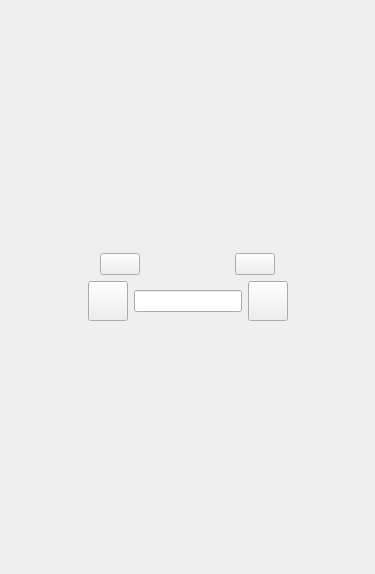
<?xml version="1.0" encoding="UTF-8"?>
<ui version="4.0">
 <class>singleMode</class>
 <widget class="QWidget" name="singleMode">
  <property name="geometry">
   <rect>
    <x>0</x>
    <y>0</y>
    <width>375</width>
    <height>574</height>
   </rect>
  </property>
  <property name="windowTitle">
   <string>Form</string>
  </property>
  <layout class="QVBoxLayout" name="verticalLayout_2">
   <item>
    <layout class="QVBoxLayout" name="verticalLayout" stretch="5,1">
     <item>
      <layout class="QHBoxLayout" name="sliders_hl">
       <item>
        <spacer name="horizontalSpacer">
         <property name="orientation">
          <enum>Qt::Horizontal</enum>
         </property>
         <property name="sizeHint" stdset="0">
          <size>
           <width>40</width>
           <height>20</height>
          </size>
         </property>
        </spacer>
       </item>
       <item>
        <widget class="xqt::gainCtrl" name="gain_ctrl"/>
       </item>
       <item>
        <spacer name="horizontalSpacer_2">
         <property name="orientation">
          <enum>Qt::Horizontal</enum>
         </property>
         <property name="sizeHint" stdset="0">
          <size>
           <width>40</width>
           <height>20</height>
          </size>
         </property>
        </spacer>
       </item>
       <item>
        <widget class="xqt::gainCtrl" name="mc_ctrl"/>
       </item>
       <item>
        <spacer name="horizontalSpacer_4">
         <property name="orientation">
          <enum>Qt::Horizontal</enum>
         </property>
         <property name="sizeHint" stdset="0">
          <size>
           <width>40</width>
           <height>20</height>
          </size>
         </property>
        </spacer>
       </item>
      </layout>
     </item>
     <item>
      <layout class="QHBoxLayout" name="horizontalLayout">
       <item>
        <spacer name="horizontalSpacer_5">
         <property name="orientation">
          <enum>Qt::Horizontal</enum>
         </property>
         <property name="sizeHint" stdset="0">
          <size>
           <width>40</width>
           <height>20</height>
          </size>
         </property>
        </spacer>
       </item>
       <item>
        <widget class="QPushButton" name="mode_m">
         <property name="sizePolicy">
          <sizepolicy hsizetype="MinimumExpanding" vsizetype="MinimumExpanding">
           <horstretch>1</horstretch>
           <verstretch>1</verstretch>
          </sizepolicy>
         </property>
         <property name="minimumSize">
          <size>
           <width>40</width>
           <height>40</height>
          </size>
         </property>
         <property name="maximumSize">
          <size>
           <width>40</width>
           <height>40</height>
          </size>
         </property>
         <property name="focusPolicy">
          <enum>Qt::NoFocus</enum>
         </property>
         <property name="text">
          <string/>
         </property>
         <property name="icon">
          <iconset resource="../../resources/magaox.qrc">
           <normaloff>:/icons/arrow_left_128.png</normaloff>
           <disabledoff>:/icons/arrow_left_dark_128.png</disabledoff>:/icons/arrow_left_128.png</iconset>
         </property>
        </widget>
       </item>
       <item>
        <widget class="xqt::statusEntry" name="mode_n"/>
       </item>
       <item>
        <widget class="QPushButton" name="mode_p">
         <property name="sizePolicy">
          <sizepolicy hsizetype="MinimumExpanding" vsizetype="MinimumExpanding">
           <horstretch>1</horstretch>
           <verstretch>1</verstretch>
          </sizepolicy>
         </property>
         <property name="minimumSize">
          <size>
           <width>40</width>
           <height>40</height>
          </size>
         </property>
         <property name="maximumSize">
          <size>
           <width>40</width>
           <height>40</height>
          </size>
         </property>
         <property name="focusPolicy">
          <enum>Qt::NoFocus</enum>
         </property>
         <property name="text">
          <string/>
         </property>
         <property name="icon">
          <iconset resource="../../resources/magaox.qrc">
           <normaloff>:/icons/arrow_right_128.png</normaloff>
           <disabledoff>:/icons/arrow_right_dark_128.png</disabledoff>:/icons/arrow_right_128.png</iconset>
         </property>
        </widget>
       </item>
       <item>
        <spacer name="horizontalSpacer_3">
         <property name="orientation">
          <enum>Qt::Horizontal</enum>
         </property>
         <property name="sizeHint" stdset="0">
          <size>
           <width>40</width>
           <height>20</height>
          </size>
         </property>
        </spacer>
       </item>
      </layout>
     </item>
    </layout>
   </item>
  </layout>
 </widget>
 <customwidgets>
  <customwidget>
   <class>xqt::statusEntry</class>
   <extends>QLineEdit</extends>
   <header>../xWidgets/statusEntry.hpp</header>
  </customwidget>
  <customwidget>
   <class>xqt::gainCtrl</class>
   <extends>QPushButton</extends>
   <header>../xWidgets/gainCtrl.hpp</header>
  </customwidget>
 </customwidgets>
 <resources>
  <include location="../../resources/magaox.qrc"/>
 </resources>
 <connections/>
</ui>
